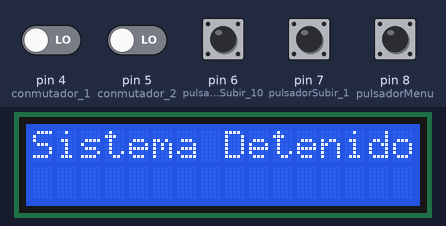
The sketch below on a simulated Arduino Uno, built with avr-gcc and run on an emulated ATmega328P. Shown: 16×2 character LCD. Inputs (shaded band) come from the test bench; at power-on: pin 4 (conmutador_1), pin 5 (conmutador_2), pin 6 (pulsadorSubir_10), pin 7 (pulsadorSubir_1), pin 8 (pulsadorMenu) LOW. What the sketch prints to the serial monitor is not drawn.

Above: at 1.2 s.
1.3 s: pin 4 (conmutador_1) driven HIGH
At 1.6 s:
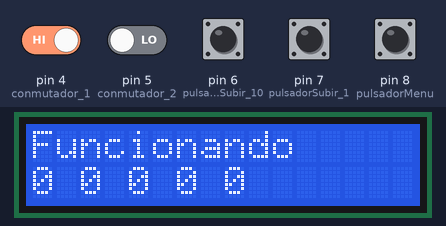
2.8 s: pin 4 (conmutador_1) driven LOW
At 3.7 s:
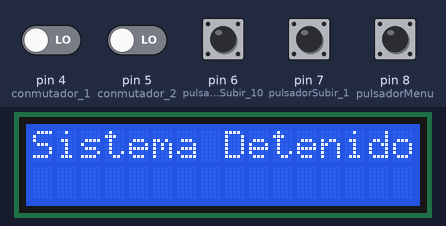
4.3 s: pin 5 (conmutador_2) driven HIGH
At 5.1 s:
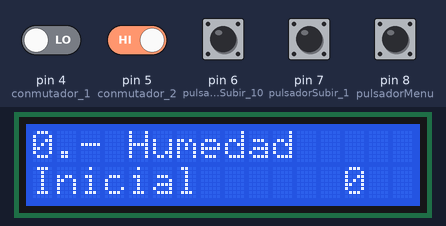
5.8 s: pin 8 (pulsadorMenu) pulled HIGH for 0.15 s
At 7.0 s:
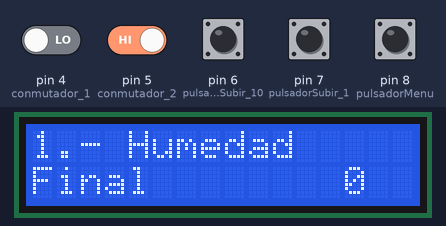
7.4 s: pin 8 (pulsadorMenu) pulled HIGH for 1 s
At 9.6 s:
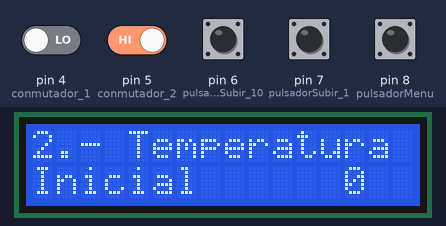
9.9 s: pin 8 (pulsadorMenu) pulled HIGH for 0.15 s
At 11.4 s:
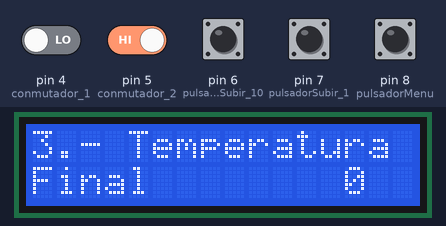
Timing chart, 0 to 12.5 s (numbered marks = the images above; inputs shaded):
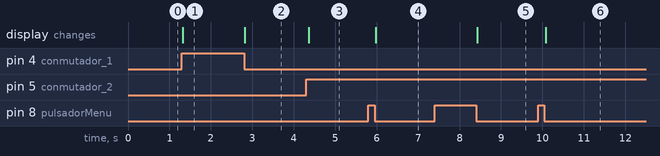

Measured:
- after the input at 1.3 s, the display: changes at once (image 1)
- after the input at 2.8 s, the display: changes at once (image 2)
- after the input at 4.3 s, the display: changes after 0.06 s (image 3)
- after the input at 5.8 s, the display: changes after 0.17 s (image 4)
- after the input at 7.4 s, the display: changes after 1.0 s (image 5)
- after the input at 9.9 s, the display: changes after 0.18 s (image 6)

The sketch:

LCD_I2C_Pulsador_Menu_ino.ino
```cpp
/*-----( Importar Librerias Necesarias)-----*/
#include <Wire.h>
#include <LiquidCrystal_I2C.h>

/*-----( Declarar Constantes )-----*/
// Entradas del conmutador
int conmutador_1 = 4;
int conmutador_2 = 5;

// Los 3 pulsadorMenues
int pulsadorMenu = 8;

int pulsadorSubir_1 = 7;
int pulsadorSubir_10 = 6;


/*-----( Declarar Objetos )-----*/
LiquidCrystal_I2C lcd(0x27,16,2); // set the LCD address to 0x27

/*-----( Declarar Variables )-----*/
// usados con el conmutador para que la pantalla permanezca sin parpadear
boolean c1 = true;
boolean c2 = true;
boolean c3 = true;

int estadopulsadorMenu = LOW;

int const numeroElementosMenu = 5;
byte datos[numeroElementosMenu];
char* datos1[numeroElementosMenu] = {
  ".- Humedad", ".- Humedad", ".- Temperatura", ".- Temperatura", ".- Numero Dias"};
char* datos2[numeroElementosMenu] = {
  "Inicial", "Final", "Inicial", "Final", "Incubacion"};

void setup()   /*----( SETUP: Se ejecuta una vez )----*/
{
  Serial.begin(9600);
  lcd.init(); // initialize the lcd
  lcd.backlight();


  pinMode(pulsadorMenu, INPUT);
  pinMode(pulsadorSubir_1, INPUT);
  pinMode(pulsadorSubir_10, INPUT);
  pinMode(conmutador_1, INPUT);
  pinMode(conmutador_2, INPUT);

}/*--(end setup )---*/


void loop()   /*----( LOOP: Ciclico )----*/
{

  if (digitalRead(conmutador_1))
  {
    if (c1)
    {
      lcd.clear();
      lcd.print("Funcionando");
      c1 = false;
      c2 = true;
      c3 = true;
      Serial.println("Funcionando");
      lcd.setCursor(0,1);
      for (int i=0; i < numeroElementosMenu; i++)
      {
        lcd.print(datos[i]);
        lcd.print(" ");
      }
      Serial.println();
    }

  }
  else
    if (digitalRead(conmutador_2))
    {
      if (c2)
      {
        lcd.clear();
        lcd.print("Modo");
        lcd.setCursor(0,1);
        lcd.print("Configuracion");
        c2 = false;
        c1 = true;
        c3 = true;
        Serial.println("Modo Configuracion");
        Fon_Configuracion(datos);
      }


    }
    else
    {
      if (c3)
      {
        lcd.clear();
        lcd.print("Sistema Detenido");
        c3 = false;
        c1 = true;
        c2 = true;
        Serial.println("Sistema Detenido");
      }

    }

  // delay(500);


}/* --(end main loop )-- */

/*-----( Declare User-written Functions )-----*/


/* ( THE END ) */
```

Configuracion.ino
```cpp
// Creamos en menu donde iremos introduciendo dato a dato
// lo iremos guardando en *datos (datos[0], datos[1], etc)
void Fon_Configuracion(byte *datos)
{
  Serial.println("Establecer los parametros de configuracion del sistema");

  int numeroMenu = 0;
  boolean ver = true;

  // Mientras esta en Modo Configuracion
  while (digitalRead(conmutador_2))
  {
    // Si pulso y suelto el boton Menu incremento el numero de menu
    if (Fon_Pulsador_Soltar(pulsadorMenu))
    {
      numeroMenu++;
      if (numeroMenu > numeroElementosMenu-1)
      {
        numeroMenu = 0;
      }
      ver = true;
    }
    // Muestro y mantengo fijos.
    if (ver)
    {
      lcd.clear();
      lcd.setCursor(0,0);
      lcd.print(numeroMenu);
      lcd.print(datos1[numeroMenu]);
      lcd.setCursor(0,1);
      lcd.print(datos2[numeroMenu]);
    }
    ver = false;
    // En pantalla solo parpadea el valor a introducir
    lcd.setCursor(13,1);
    lcd.print("   ");
    lcd.setCursor(13,1);
    lcd.print(datos[numeroMenu]);
    datos[numeroMenu] = Fon_Lee_Dato(datos[numeroMenu]);


    delay(150);
  }
}
```

Pulsador.ino
```cpp
// Incrementa en 1 y se queda en un bucle sin hacer nada hasta que se suelt
int Fon_Pulsador_Soltar(int pulsador)
{
  if (digitalRead(pulsador))
  {
    while (digitalRead(pulsador)) ;
    return 1;
  }
  return 0;
}

// incrementa el contador mientras se mantiene pulsado.
int Fon_Pulsador_Mantenido(int pulsador, int contador, int incremento)
{
  if (digitalRead(pulsador))
  {
    contador = contador + incremento;
  }
  if (contador > 100)
  {
    contador = 0;
  }
  return contador;
}

// Lee un dato mediante los pulsadores
int Fon_Lee_Dato(int valorElegido)
{
  valorElegido = Fon_Pulsador_Mantenido(pulsadorSubir_1, valorElegido,1);
  valorElegido = Fon_Pulsador_Mantenido(pulsadorSubir_10, valorElegido,10);
  //delay(100);
  return valorElegido;
}
```
